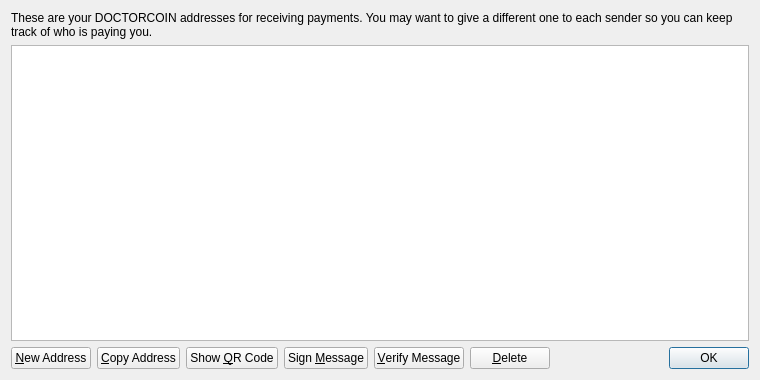
<?xml version="1.0" encoding="UTF-8"?>
<ui version="4.0">
 <class>AddressBookPage</class>
 <widget class="QWidget" name="AddressBookPage">
  <property name="geometry">
   <rect>
    <x>0</x>
    <y>0</y>
    <width>760</width>
    <height>380</height>
   </rect>
  </property>
  <property name="windowTitle">
   <string>Address Book</string>
  </property>
  <layout class="QVBoxLayout" name="verticalLayout">
   <item>
    <widget class="QLabel" name="labelExplanation">
     <property name="text">
      <string>These are your DOCTORCOIN addresses for receiving payments. You may want to give a different one to each sender so you can keep track of who is paying you.</string>
     </property>
     <property name="textFormat">
      <enum>Qt::PlainText</enum>
     </property>
     <property name="wordWrap">
      <bool>true</bool>
     </property>
    </widget>
   </item>
   <item>
    <widget class="QTableView" name="tableView">
     <property name="contextMenuPolicy">
      <enum>Qt::CustomContextMenu</enum>
     </property>
     <property name="toolTip">
      <string>Double-click to edit address or label</string>
     </property>
     <property name="tabKeyNavigation">
      <bool>false</bool>
     </property>
     <property name="alternatingRowColors">
      <bool>true</bool>
     </property>
     <property name="selectionMode">
      <enum>QAbstractItemView::SingleSelection</enum>
     </property>
     <property name="selectionBehavior">
      <enum>QAbstractItemView::SelectRows</enum>
     </property>
     <property name="sortingEnabled">
      <bool>true</bool>
     </property>
     <attribute name="verticalHeaderVisible">
      <bool>false</bool>
     </attribute>
    </widget>
   </item>
   <item>
    <layout class="QHBoxLayout" name="horizontalLayout">
     <item>
      <widget class="QPushButton" name="newAddressButton">
       <property name="toolTip">
        <string>Create a new address</string>
       </property>
       <property name="text">
        <string>&amp;New Address</string>
       </property>
       <property name="icon">
        <iconset resource="../bitcoin.qrc">
         <normaloff>:/icons/add</normaloff>:/icons/add</iconset>
       </property>
      </widget>
     </item>
     <item>
      <widget class="QPushButton" name="copyToClipboard">
       <property name="toolTip">
        <string>Copy the currently selected address to the system clipboard</string>
       </property>
       <property name="text">
        <string>&amp;Copy Address</string>
       </property>
       <property name="icon">
        <iconset resource="../bitcoin.qrc">
         <normaloff>:/icons/editcopy</normaloff>:/icons/editcopy</iconset>
       </property>
      </widget>
     </item>
     <item>
      <widget class="QPushButton" name="showQRCode">
       <property name="text">
        <string>Show &amp;QR Code</string>
       </property>
       <property name="icon">
        <iconset resource="../bitcoin.qrc">
         <normaloff>:/icons/qrcode</normaloff>:/icons/qrcode</iconset>
       </property>
      </widget>
     </item>
     <item>
      <widget class="QPushButton" name="signMessage">
       <property name="toolTip">
        <string>Sign a message to prove you own a DOCTORCOIN address</string>
       </property>
       <property name="text">
        <string>Sign &amp;Message</string>
       </property>
       <property name="icon">
        <iconset resource="../bitcoin.qrc">
         <normaloff>:/icons/edit</normaloff>:/icons/edit</iconset>
       </property>
      </widget>
     </item>
     <item>
      <widget class="QPushButton" name="verifyMessage">
       <property name="toolTip">
        <string>Verify a message to ensure it was signed with a specified DOCTORCOIN address</string>
       </property>
       <property name="text">
        <string>&amp;Verify Message</string>
       </property>
       <property name="icon">
        <iconset resource="../bitcoin.qrc">
         <normaloff>:/icons/transaction_0</normaloff>:/icons/transaction_0</iconset>
       </property>
      </widget>
     </item>
     <item>
      <widget class="QPushButton" name="deleteButton">
       <property name="toolTip">
        <string>Delete the currently selected address from the list</string>
       </property>
       <property name="text">
        <string>&amp;Delete</string>
       </property>
       <property name="icon">
        <iconset resource="../bitcoin.qrc">
         <normaloff>:/icons/remove</normaloff>:/icons/remove</iconset>
       </property>
      </widget>
     </item>
     <item>
      <spacer name="horizontalSpacer">
       <property name="orientation">
        <enum>Qt::Horizontal</enum>
       </property>
       <property name="sizeHint" stdset="0">
        <size>
         <width>40</width>
         <height>20</height>
        </size>
       </property>
      </spacer>
     </item>
     <item>
      <widget class="QDialogButtonBox" name="buttonBox">
       <property name="sizePolicy">
        <sizepolicy hsizetype="Maximum" vsizetype="Fixed">
         <horstretch>0</horstretch>
         <verstretch>0</verstretch>
        </sizepolicy>
       </property>
       <property name="standardButtons">
        <set>QDialogButtonBox::Ok</set>
       </property>
      </widget>
     </item>
    </layout>
   </item>
  </layout>
 </widget>
 <resources>
  <include location="../bitcoin.qrc"/>
 </resources>
 <connections/>
</ui>
